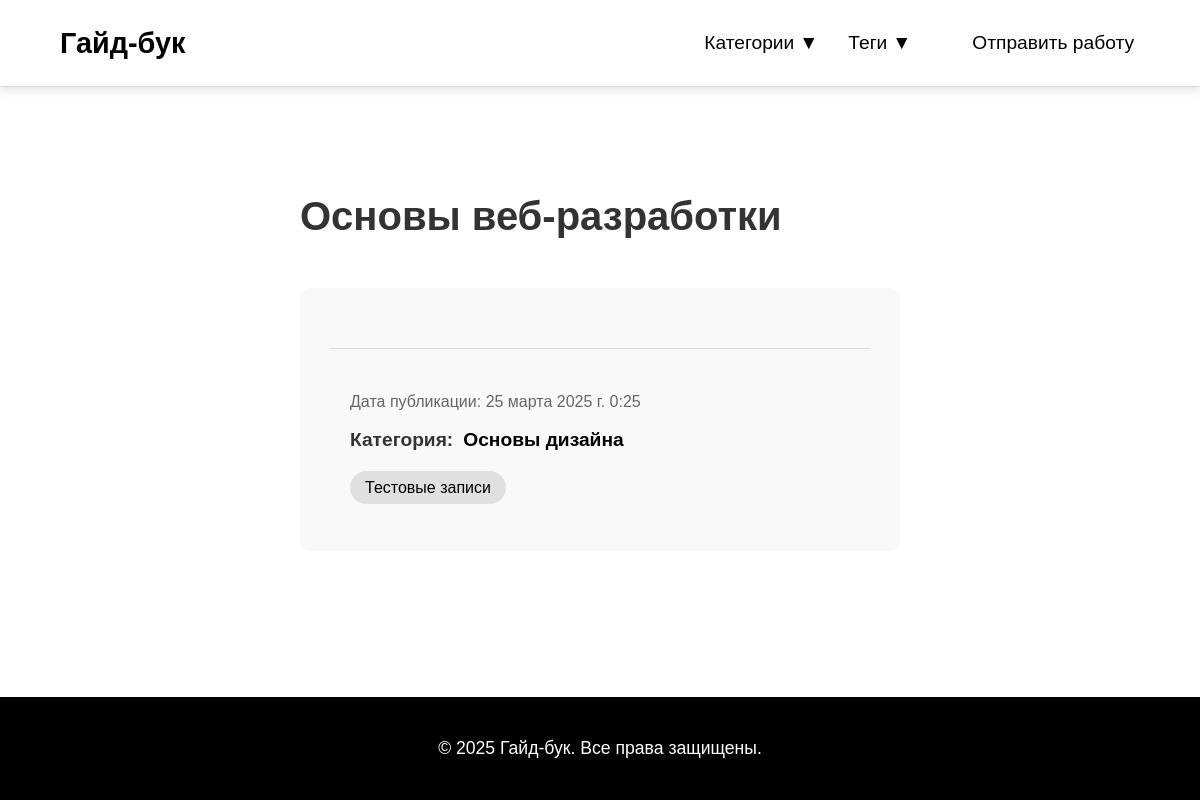
Screenshot of /record/2/ with the database file from the repository.
### guidbook_app/models.py (models this page shows, shortened)
class Record(models.Model):
    title = models.CharField(max_length=200, verbose_name="Заголовок записи")
    content = models.TextField(verbose_name="Содержимое записи (HTML)")
    short_content = models.TextField(verbose_name="Краткое содержание записи (HTML)")
    category = models.ForeignKey(
        Category, on_delete=models.SET_NULL, null=True, blank=True, verbose_name="Категория"
    )
    tags = models.ManyToManyField(Tag, blank=True, verbose_name="Теги")
    created_at = models.DateTimeField(auto_now_add=True, verbose_name="Дата создания")
    class Meta:
        verbose_name = "Запись"
        verbose_name_plural = "Записи"

class Category(models.Model):
    name = models.CharField(max_length=200, verbose_name="Название категории")
    slug = models.SlugField(unique=True, verbose_name="URL категории")
    description = models.TextField(blank=True, null=True, verbose_name="Описание")
    item_count = models.PositiveIntegerField(default=0, verbose_name="Количество записей")
    color_class = models.CharField(max_length=50, default="color-teal", verbose_name="CSS-класс цвета")
    class Meta:
        verbose_name = "Категория"
        verbose_name_plural = "Категории"

class Tag(models.Model):
    name = models.CharField(max_length=100, verbose_name="Название тега")
    slug = models.SlugField(unique=True, verbose_name="URL тега")
    description = models.TextField(blank=True, null=True, verbose_name="Описание")
    class Meta:
        verbose_name = "Тег"
        verbose_name_plural = "Теги"

### guidbook_app/views.py (the view)
# urls.py: path('record/<int:pk>/', views.record_detail, name='record_detail'),
def record_detail(request, pk):
    record = get_object_or_404(Record, pk=pk)
    categories = Category.objects.all()
    tags = Tag.objects.all()
    return render(request, 'guidbook_app/record_detail.html', {'record': record,'categories':categories,'tags':tags})

### guidbook_app/templates/guidbook_app/record_detail.html (shortened to what this page needs)
{% load static %}
<!DOCTYPE html>
<html lang="ru">
<head>
    <link rel="stylesheet" href="{% static 'guidbook_app/record_detail.css' %}">
</head>
<body>
<div class="wrapper">
    <header class="fixed-header">
        <a href="/" class="logo">Гайд-бук</a>
        <div class="nav-links">
            <button id="menu-button" class="nav-link toggle-menu">
                Категории <span class="arrow-icon">▼</span>
            </button>
            <button id="tags-button" class="nav-link toggle-menu">
                Теги <span class="arrow-icon">▼</span>
            </button>
            <button class="nav-link toggle-menu">
                <a href="{% url 'student_request' %}">Отправить работу</a>
            </button>
        </div>
    </header>
    <main>
        <section class="category-header">
            <h1>{{record.title}}</h1>
        </section>
        <section class="single-record">
            <div class="record-card">
                <div class="record-footer">
                    <div class="record-meta">
                        <span class="date">Дата публикации: {{record.created_at}}</span>
                        <div class="category">
                            <span class="category-label">Категория:</span>
                            <a href="{% url 'category_detail' record.category.slug %}" class="category-link">{{record.category.name}}</a>
                        </div>
                        <div class="tags-container">
                            <span class="tags">
                                {% for tag in record.tags.all %}
                                    <a href="{% url 'tag_detail' tag.slug %}" class="tag">{{tag.name}}</a>
                                {% endfor %}
                            </span>
                        </div>
                    </div>
                </div>
            </div>
        </section>
    </main>
    {% include "guidbook_app//footer.html" %}
    </div>
</body>
</html>

### guidbook_app/templates/guidbook_app/record_detail.html (style rules this page uses)
.toggle-menu { border: none; background: none; }

### guidbook_app/templates/guidbook_app/footer.html (style rules this page uses)
.wrapper { display: flex; flex-direction: column; min-height: 100vh; }
main { width:50vw; flex: 1; padding-top: 8vh; }

### rows the page displays
Record: title "Основы веб-разработки", created_at "25 марта 2025 г. 0:25", category.name "Основы дизайна"
Tag: name "Тестовые записи"
